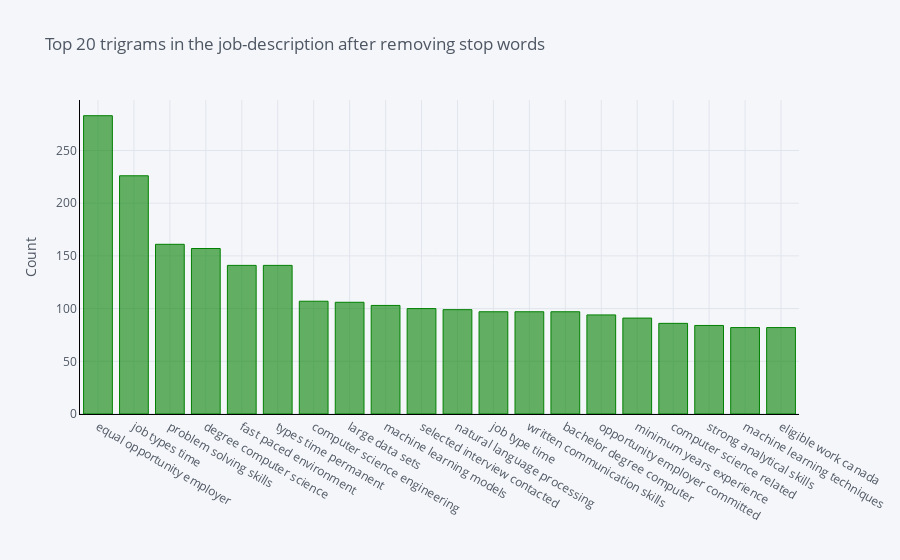

Notebook source saved alongside this figure:
### Markdown cell above
# EDA Task 6 : To find the distribution of top trigrams before removing stop words

### Code cell
#The distribution of Top trigrams after removing stop words

def get_top_n_trigram(corpus, n=None):
    vec = CountVectorizer(ngram_range=(3, 3), stop_words='english').fit(corpus)
    bag_of_words = vec.transform(corpus)
    sum_words = bag_of_words.sum(axis=0) 
    words_freq = [(word, sum_words[0, idx]) for word, idx in vec.vocabulary_.items()]
    words_freq =sorted(words_freq, key = lambda x: x[1], reverse=True)
    return words_freq[:n]
common_words = get_top_n_trigram(df['description'], 20)
# for word, freq in common_words:
#     print(word, freq)
df6 = pd.DataFrame(common_words, columns = ['description' , 'count'])
df6.groupby('description').sum()['count'].sort_values(ascending=False).iplot(
    kind='bar', yTitle='Count', linecolor='black',colors='Green', title='Top 20 trigrams in the job-description after removing stop words')

### Figure 1 — Plotly figure (JSON) as saved in the notebook; plotly's stock layout.template omitted (floating-point values rounded to 4 significant figures)
{"data": [{"marker": {"color": "rgba(0, 128, 0, 0.6)", "line": {"color": "rgba(0, 128, 0, 1.0)", "width": 1}}, "name": "count", "orientation": "v", "text": "", "type": "bar", "x": ["equal opportunity employer", "job types time", "problem solving skills", "degree computer science", "fast paced environment", "types time permanent", "computer science engineering", "large data sets", "machine learning models", "selected interview contacted", "natural language processing", "job type time", "written communication skills", "bachelor degree computer", "opportunity employer committed", "minimum years experience", "computer science related", "strong analytical skills", "machine learning techniques", "eligible work canada"], "y": [283, 226, 161, 157, 141, 141, 107, 106, 103, 100, 99, 97, 97, 97, 94, 91, 86, 84, 82, 82]}], "layout": {"legend": {"bgcolor": "#F5F6F9", "font": {"color": "#4D5663"}}, "paper_bgcolor": "#F5F6F9", "plot_bgcolor": "#F5F6F9", "title": {"font": {"color": "#4D5663"}, "text": "Top 20 trigrams in the job-description after removing stop words"}, "xaxis": {"gridcolor": "#E1E5ED", "linecolor": "black", "showgrid": true, "tickfont": {"color": "#4D5663"}, "title": {"font": {"color": "#4D5663"}, "text": ""}, "zerolinecolor": "#E1E5ED"}, "yaxis": {"gridcolor": "#E1E5ED", "linecolor": "black", "showgrid": true, "tickfont": {"color": "#4D5663"}, "title": {"font": {"color": "#4D5663"}, "text": "Count"}, "zerolinecolor": "#E1E5ED"}}}
